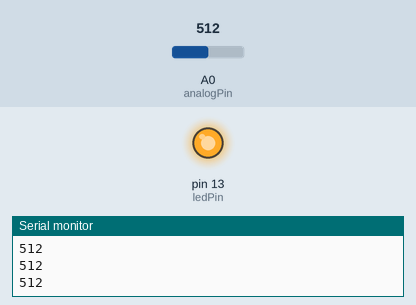
Simulated run of this sketch. Board: Arduino Uno, built with avr-gcc and run on an emulated ATmega328P. Shown: output pins drawn as LEDs (lit = HIGH), the last lines printed to the serial monitor. The inputs (shaded band) are chosen by the test bench; at power-on: A0 (analogPin) = 512.

Above: at 1.4 s.
1.5 s: A0 (analogPin) set to 411
3.1 s: A0 (analogPin) set to 382
At 4.6 s:
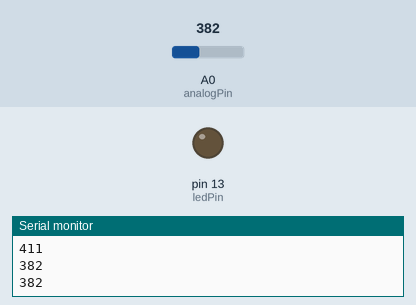
5.2 s: A0 (analogPin) set to 410
At 6.0 s:
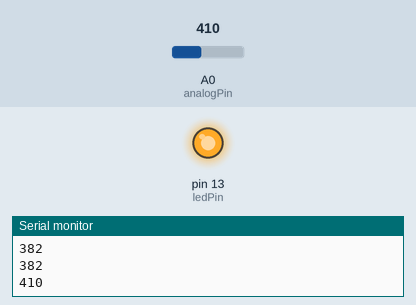
7.0 s: A0 (analogPin) set to 390
At 8.6 s:
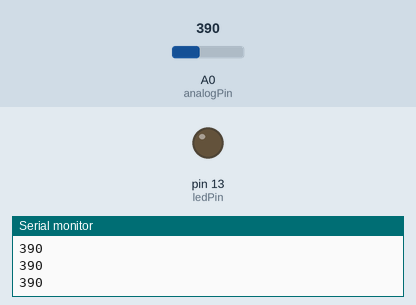
Timing chart, 0 to 9.8 s (numbered marks = the images above; inputs shaded):
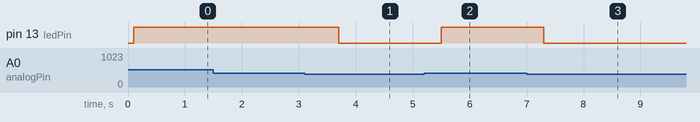

Measured:
- the behaviour switches between 401 and 400 on A0 (analogPin) (found by bisection; images 0 and 1)
- after the input at 3.1 s, pin 13 (ledPin): HIGH → LOW after 0.60 s
- after the input at 5.2 s, pin 13 (ledPin): LOW → HIGH after 0.30 s
- after the input at 7.0 s, pin 13 (ledPin): HIGH → LOW after 0.30 s

The sketch:

luz_de_afuera_de_la_casa.ino
```cpp
const int threshold = 400;
const int ledPin = 13;
const int analogPin = A0;
void setup() {
  // initialize serial communication at 9600 bits per second:
  Serial.begin(9600);
  pinMode(13, OUTPUT);
}

// the loop routine runs over and over again forever:
void loop() {
  // read the input on analog pin 0:
  int sensorValue = analogRead(A0);
  // print out the value you read:
  Serial.println(sensorValue);

  delay(100);        // delay in between reads for stability
  if (sensorValue > threshold) {
    digitalWrite(ledPin, HIGH);
    delay(500);
  } else {
    digitalWrite(ledPin, LOW);
    delay(500);
  }
}
```
